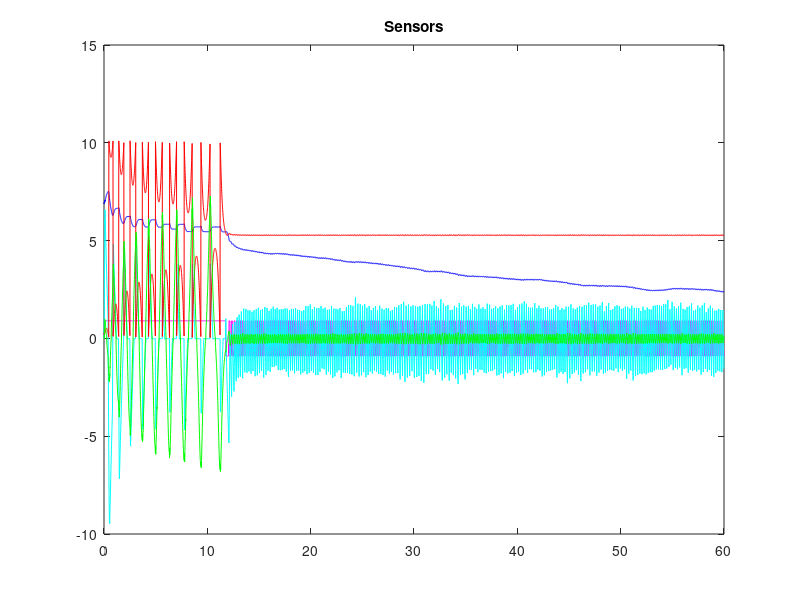

Write the MATLAB code that produced this figure. (Note: this script raises an error after producing the figure.)
%load DataWithoutObserver_SensorsData.mat  % Data from sensors
%load DataWithoutObserver_EstimatedData.mat % Data estimated by the observer
%load DataWithoutObserver_Commands.mat % Commands

load SwingAndControl_Data.mat % Data from the sensors with the swing up
load SwingAndControl_Commands.mat % Commands data with the swing up

Ts=0.01;
time=0:Ts:(length(Data(:,1))-1)*Ts;

%%% Plot the experiment (input and output).
% figure
% plot(time,Data(:,1),time,DataCommands(:));
% title('position');
% 
% figure
% plot(time,Data(:,2),time,DataCommands(:));
% title('velocity');
% 
% figure
% plot(time,Data(:,3)-Data(1,3),time,DataCommands(:));
% title('angle');
% 
% figure
% plot(time,Data(:,4),time,DataCommands(:));
% title('angle velocity');


%%% Plot all in the same figure
figure
grid on;
plot(time,DataCommands(:),'m');
hold on
plot(time,Data(:,1),'b');
hold on
plot(time,Data(:,2),'c');
hold on
plot(time,Data(:,3),'r');
hold on
plot(time,Data(:,4),'g');
title('Sensors')
legend('position','velocity','angle','angle velocity')

% figure
% grid on;
% % plot(time,DataCommands(:),'m');
% % hold on
% plot(time,Data_e(:,1),'b');
% hold on
% plot(time,Data_e(:,2),'c');
% hold on
% plot(time,Data_e(:,3),'r');
% hold on
% plot(time,Data_e(:,4),'g');
% title('Observer')
% legend('position','velocity','angle','angle velocity')
